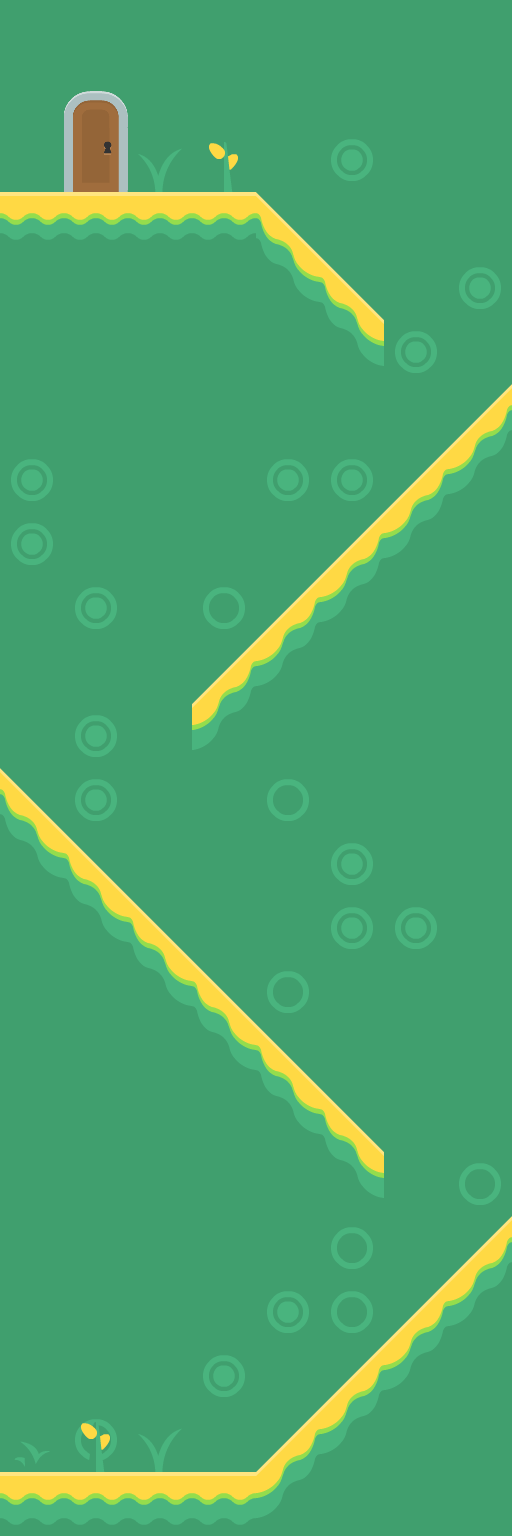

A level layout from a 2D game, rendered from its tile map. Below: a short description, then the map file with its tile-grid data intact:
An orthogonal 8x24 tile map with 64x64 px tiles, 3 tile layers (background, platforms, foreground) and 10 objects (emojiSpawn, playerSpawn, exitRect, emojiDeathRect).

<map version="1.5" tiledversion="1.7.2" orientation="orthogonal" renderorder="right-down" width="8" height="24" tilewidth="64" tileheight="64" infinite="0" nextlayerid="5" nextobjectid="7">
 <tileset firstgid="1" name="kenney-tileset" tilewidth="64" tileheight="64" spacing="2" margin="1" tilecount="374" columns="22">
  <image source="../tiles/kenney-tileset-64px-extruded.png" width="1452" height="1122" />
  <tile id="67">
   <properties>
    <property name="collides" type="bool" value="true" />
   </properties>
  </tile>
  <tile id="68">
   <properties>
    <property name="collides" type="bool" value="true" />
   </properties>
  </tile>
  <tile id="69">
   <properties>
    <property name="collides" type="bool" value="true" />
   </properties>
  </tile>
  <tile id="70">
   <properties>
    <property name="collides" type="bool" value="true" />
   </properties>
  </tile>
  <tile id="71">
   <properties>
    <property name="collides" type="bool" value="true" />
   </properties>
  </tile>
  <tile id="72">
   <properties>
    <property name="collides" type="bool" value="true" />
   </properties>
  </tile>
  <tile id="73">
   <properties>
    <property name="collides" type="bool" value="true" />
   </properties>
  </tile>
  <tile id="74">
   <properties>
    <property name="collides" type="bool" value="true" />
   </properties>
  </tile>
  <tile id="89">
   <properties>
    <property name="collides" type="bool" value="true" />
   </properties>
   <objectgroup draworder="index" id="2">
    <object id="1" x="0" y="64">
     <polygon points="0,0 64,-64 64,0" />
    </object>
   </objectgroup>
  </tile>
  <tile id="90">
   <properties>
    <property name="collides" type="bool" value="true" />
   </properties>
   <objectgroup draworder="index" id="2">
    <object id="1" x="0" y="0">
     <polygon points="0,0 64,64 0,64" />
    </object>
    <object id="2" x="0" y="0">
     <polygon points="0,0 64,64 0,64" />
    </object>
   </objectgroup>
  </tile>
  <tile id="91">
   <properties>
    <property name="collides" type="bool" value="true" />
   </properties>
  </tile>
  <tile id="92">
   <properties>
    <property name="collides" type="bool" value="true" />
   </properties>
  </tile>
  <tile id="93">
   <properties>
    <property name="collides" type="bool" value="true" />
   </properties>
  </tile>
  <tile id="94">
   <properties>
    <property name="collides" type="bool" value="true" />
   </properties>
  </tile>
  <tile id="95">
   <properties>
    <property name="collides" type="bool" value="true" />
   </properties>
  </tile>
  <tile id="96">
   <properties>
    <property name="collides" type="bool" value="true" />
   </properties>
  </tile>
  <tile id="111">
   <properties>
    <property name="collides" type="bool" value="true" />
   </properties>
   <objectgroup draworder="index" id="2">
    <object id="1" x="0" y="0">
     <polygon points="0,0 0,32 32,0" />
    </object>
   </objectgroup>
  </tile>
  <tile id="112">
   <properties>
    <property name="collides" type="bool" value="true" />
   </properties>
   <objectgroup draworder="index" id="2">
    <object id="1" x="64" y="0">
     <polygon points="0,0 -32,0 0,32" />
    </object>
   </objectgroup>
  </tile>
  <tile id="113">
   <properties>
    <property name="collides" type="bool" value="true" />
   </properties>
  </tile>
  <tile id="114">
   <properties>
    <property name="collides" type="bool" value="true" />
   </properties>
  </tile>
  <tile id="115">
   <properties>
    <property name="collides" type="bool" value="true" />
   </properties>
  </tile>
  <tile id="116">
   <properties>
    <property name="collides" type="bool" value="true" />
   </properties>
  </tile>
  <tile id="117">
   <properties>
    <property name="collides" type="bool" value="true" />
   </properties>
  </tile>
  <tile id="118">
   <properties>
    <property name="collides" type="bool" value="true" />
   </properties>
  </tile>
  <tile id="279">
   <properties>
    <property name="collides" type="bool" value="true" />
   </properties>
   <objectgroup draworder="index" id="2">
    <object id="1" x="0" y="64">
     <polygon points="0,0 10,-32 21,-2 32,-33 42,-1 53,-32 64,0" />
    </object>
   </objectgroup>
  </tile>
 </tileset>
 <layer id="1" name="background" width="8" height="24" locked="1">
  <data encoding="csv">
67,67,67,67,67,67,67,67,
67,67,67,67,67,67,67,67,
67,67,67,67,67,111,67,67,
67,67,67,67,67,67,67,67,
67,67,67,67,67,67,67,111,
67,67,67,67,67,67,111,67,
67,67,67,67,67,67,67,67,
111,67,67,67,111,111,67,67,
111,67,67,67,67,67,67,67,
67,111,67,89,67,67,67,67,
67,67,67,67,67,67,67,67,
67,111,67,67,67,67,67,67,
67,111,67,67,89,67,67,67,
67,67,67,67,67,111,67,67,
67,67,67,67,67,111,111,67,
67,67,67,67,89,67,67,67,
67,67,67,67,67,67,67,67,
67,67,67,67,67,67,67,67,
67,67,67,67,67,67,67,89,
67,67,67,67,67,89,67,67,
67,67,67,67,111,89,67,67,
67,67,67,111,67,67,67,67,
67,89,67,67,67,67,67,67,
67,67,67,67,67,67,67,67
</data>
 </layer>
 <layer id="2" name="platforms" width="8" height="24">
  <data encoding="csv">
0,0,0,0,0,0,0,0,
0,0,0,0,0,0,0,0,
0,0,0,0,0,0,0,0,
73,73,73,73,91,0,0,0,
0,0,0,0,113,91,0,0,
0,0,0,0,0,113,0,0,
0,0,0,0,0,0,0,90,
0,0,0,0,0,0,90,112,
0,0,0,0,0,90,112,0,
0,0,0,0,90,112,0,0,
0,0,0,90,112,0,0,0,
0,0,0,112,0,0,0,0,
91,0,0,0,0,0,0,0,
113,91,0,0,0,0,0,0,
0,113,91,0,0,0,0,0,
0,0,113,91,0,0,0,0,
0,0,0,113,91,0,0,0,
0,0,0,0,113,91,0,0,
0,0,0,0,0,113,0,0,
0,0,0,0,0,0,0,90,
0,0,0,0,0,0,90,112,
0,0,0,0,0,90,112,0,
0,0,0,0,90,112,0,0,
69,69,69,69,112,0,0,0
</data>
 </layer>
 <layer id="3" name="foreground" width="8" height="24">
  <data encoding="csv">
0,0,0,0,0,0,0,0,
0,278,0,0,0,0,0,0,
0,300,54,76,0,0,0,0,
0,0,0,0,0,0,0,0,
0,0,0,0,0,0,0,0,
0,0,0,0,0,0,0,0,
0,0,0,0,0,0,0,0,
0,0,0,0,0,0,0,0,
0,0,0,0,0,0,0,0,
0,0,0,0,0,0,0,0,
0,0,0,0,0,0,0,0,
0,0,0,0,0,0,0,0,
0,0,0,0,0,0,0,0,
0,0,0,0,0,0,0,0,
0,0,0,0,0,0,0,0,
0,0,0,0,0,0,0,0,
0,0,0,0,0,0,0,0,
0,0,0,0,0,0,0,0,
0,0,0,0,0,0,0,0,
0,0,0,0,0,0,0,0,
0,0,0,0,0,0,0,0,
0,0,0,0,0,0,0,0,
56,76,54,0,0,0,0,0,
0,0,0,0,0,0,0,0
</data>
 </layer>
 <objectgroup id="4" name="objectLayer">
  <object id="1" name="Emoji Spawn" type="emojiSpawn" x="416" y="32">
   <point />
  </object>
  <object id="2" name="player" type="playerSpawn" x="96" y="1408">
   <point />
  </object>
  <object id="3" type="exitRect" x="64" y="89" width="64" height="103" />
  <object id="5" name="emojiEnd" type="emojiDeathRect" x="0" y="1153" width="1" height="316" />
 </objectgroup>
</map>
